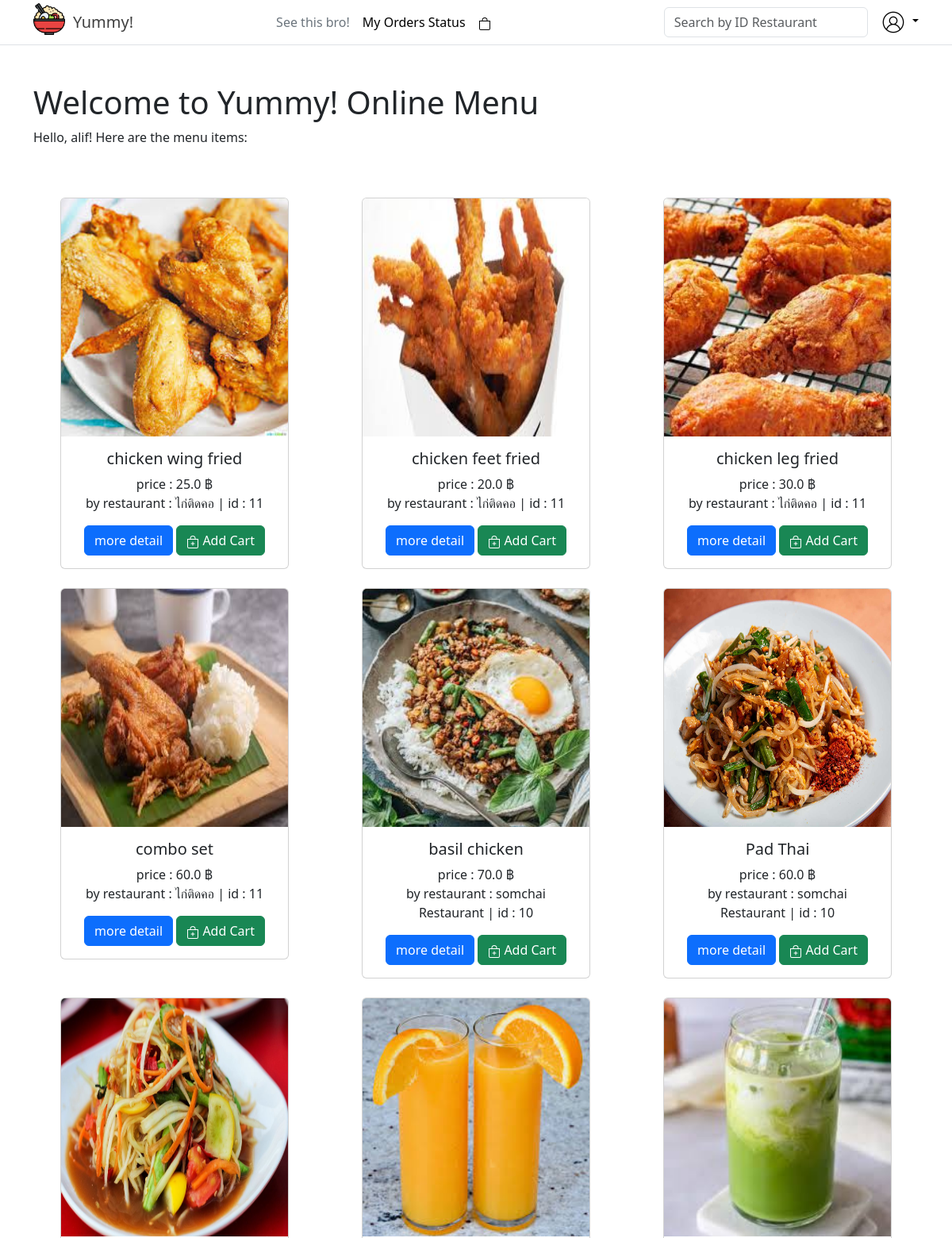
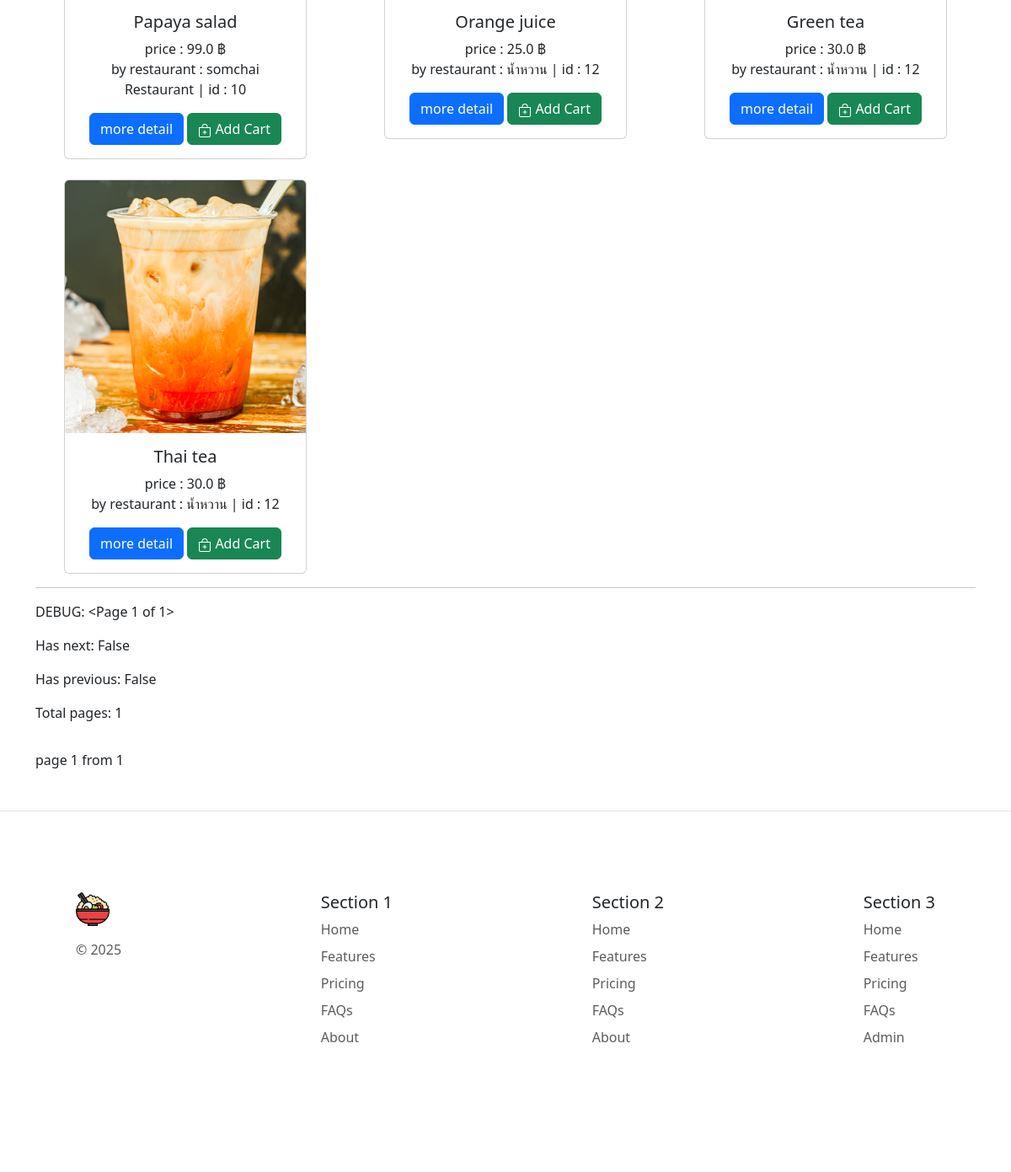
The app's page / (signed in) with its own data (2 pictures, top to bottom).
### yummy_yummy/models.py (models this page shows, shortened)
class Product(models.Model):
  Product_ID = models.AutoField(primary_key=True)
  Restaurant = models.ForeignKey(Restaurant, on_delete=models.CASCADE, null=False)
  title = models.CharField(max_length=100)
  picture = models.ImageField(upload_to='product')
  description = models.CharField(max_length=255)
  price = models.FloatField()
  available = models.BooleanField(default=True)

class Restaurant(models.Model):
  Restaurant_ID = models.AutoField(primary_key=True)
  User = models.ForeignKey(User, on_delete=models.CASCADE)
  restaurant_name = models.CharField(max_length=255)

### yummy_yummy/views.py (the view)
# urls.py: 2. Add a URL to urlpatterns:  path('', views.home, name='home')
def home(request):
    query = request.GET.get('q', '')
    if query:
        allproduct = Product.objects.select_related('Restaurant').filter(
            Restaurant=query
        )
    else:
        allproduct = Product.objects.select_related('Restaurant').all()
    product_per_page = 100
    paginator = Paginator(allproduct, product_per_page)
    page = request.GET.get('page')
    allproduct = paginator.get_page(page)
    print("herererr: ",allproduct)
    context = {'allproduct': allproduct}
    allrow = []
    row = []
    for i,p in enumerate(allproduct):
        if i % 3 ==0:
            if i != 0:
                allrow.append(row)
            row = []
            row.append(p)
        else:
            row.append(p)
    allrow.append(row)
    context['allrow'] = allrow
    context = {
        'allrow': allrow,
        'allproduct': allproduct,
        'title': 'Food Shop Home',
        'shop_name': 'Yummy! Online Menu'
    }
    return render(request, 'yummy_yummy/home.html', context)

### yummy_yummy/context_processors.py (called while the page is built)
def restaurant_info(request):
    if request.user.is_authenticated:
        restaurant = Restaurant.objects.filter(User=request.user).first()
        return {
            'my_restaurant': restaurant
        }
    return {'my_restaurant': None}

### yummy_yummy/templates/yummy_yummy/home.html (shortened to what this page needs)
{% extends "yummy_yummy/base.html" %}
{% load static %}
{% block content %}
<body>
    <h1>Welcome to {{ shop_name }}</h1>
    {% if user.is_authenticated %}
        <p>Hello, {{ user.username }}! Here are the menu items:</p>
        {% if user.profile.usertype == 'user' or user.profile.usertype == 'admin' %}
            <br>
            <center>
                {% for row in allrow %}
                <br>
                <div class="row row-cols-1 row-cols-md-3 md-3 test-center">
                    {% for c in row %}
                    <div class="col">
                        <div class="card" style="width: 18rem;">
                        {% if c.picture %}
                        <img src="{{ c.picture.url }}" height="300" alt="picture" class="card-img-top">
                        {% endif %}
                        <div class="card-body">
                            <h5 class="card-title">{{ c.title }}</h5>
                            <p class="card-text">
                            price : {{ c.price }} ฿ <br>
                            by restaurant : {{ c.Restaurant.restaurant_name }} | id : {{ c.Restaurant_id }}
                            </p>
                            <a href="#" class="btn btn-primary">more detail</a>
                            <a href="{% url 'add_to_cart' c.Product_ID %}" class="btn btn-success">
                                Add Cart
                            </a>
                        </div>
                        </div>
                    </div>
                    {% endfor %}
                </div>
                {% endfor %}
            </center>
            <hr>
            <p>DEBUG: {{ allproduct }}</p>
            <p>Has next: {{ allproduct.has_next }}</p>
            <p>Has previous: {{ allproduct.has_previous }}</p>
            <p>Total pages: {{ allproduct.paginator.num_pages }}</p>
            <nav aria-label="...">
                <p> page {{allproduct.number}} from {{allproduct.paginator.num_pages}} </p>
            </nav>
        {% endif %}
    {% else %}
        <p>Please <a href="{% url 'login' %}">log in</a> to view the menu.</p>
    {% endif %}
</body>
{% endblock content %}

### yummy_yummy/templates/yummy_yummy/base.html (shortened to what this page needs)
{% load static %}
<!doctype html>
<html lang="en">
<head>
    <link href="https://cdn.jsdelivr.net/npm/bootstrap@5.3.3/dist/css/bootstrap.min.css"
          rel="stylesheet"
>
</head>
<body>
    {% include "yummy_yummy/header.html" %}
    <main class="container mt-5">
        {% block content %}
        {% endblock %}
    </main>
    {% include 'yummy_yummy/footers.html' %}
</body>
</html>

### yummy_yummy/templates/yummy_yummy/header.html (shortened to what this page needs)
{% load static %}
<header class="p-1 mb-0 border-bottom">
    <div class="container">
        <div class="position-relative d-flex align-items-center justify-content-between">
            <a href="/" style="grid-template-columns: 1fr 1fr;" class="d-grid gap-0 column-gap-3 link-body-emphasis text-decoration-none" aria-label="Bootstrap">
                    <img class="" src="{% static 'image/logo.png' %}" alt="A descriptive name for the image" width="40" height="40">
                    <div class="position-relative p-4">
                        <p class="fs-5 opacity-75 position-absolute top-50 start-50 translate-middle">Yummy!</p>
                    </div>
            </a>
            <ul class="nav col-lg-auto me-lg-4 justify-content-center">
                <li><a href="{% url 'overview' %}" class="nav-link px-2 link-secondary">See this bro!</a></li>
                {% if user.profile.usertype == "user" or user.profile.usertype == "admin" %}
                <li><a href="{% url 'my_order' %}" class="nav-link px-2 link-body-emphasis">My Orders Status</a></li>
                {% endif %}
                {% if user.profile.usertype == 'user' or user.profile.usertype == 'admin' %}
                <li>
                    <a href="{% url 'cart_page' %}" class="nav-link px-2 link-body-emphasis">
                        <svg xmlns="http://www.w3.org/2000/svg" width="16" height="16" fill="currentColor" class="bi bi-bag" viewBox="0 0 16 16">
                            <path d="M8 1a2.5 2.5 0 0 1 2.5 2.5V4h-5v-.5A2.5 2.5 0 0 1 8 1m3.5 3v-.5a3.5 3.5 0 1 0-7 0V4H1v10a2 2 0 0 0 2 2h10a2 2 0 0 0 2-2V4zM2 5h12v9a1 1 0 0 1-1 1H3a1 1 0 0 1-1-1z"/>
                        </svg>
                    </a>
                </li>
                {% endif %}
            </ul>
            <div class="d-flex align-items-center">
                <form class="me-3" role="search" method="GET" action="{% url 'home' %}">
                    <input type="search" class="form-control"
                    name="q"
                    placeholder="Search by ID Restaurant"
                    aria-label="Search"
                    value="{{ request.GET.q }}">
                </form>
                <div class="dropdown text-end">
                    <a href="#" class="d-block link-body-emphasis text-decoration-none dropdown-toggle" data-bs-toggle="dropdown" aria-expanded="false">
                        <img src="{% static 'image/profile_logo.png' %}" alt="mdo" width="32" height="32" class="rounded-circle">
                    </a>
                </div>
            </div>
        </div>
    </div>
</header>

### yummy_yummy/templates/yummy_yummy/footers.html
{% load static %}
<footer class="py-5 my-5 border-top position-relative  bottom-0 start-50 translate-middle-x ">
    <div class="position-relative">
        <div class="container d-flex justify-content-between gap-5 d-grid gap-3">
            <div class="d-flex flex-column mb-3 p-5" style="min-width: 150px;">
                <a href="/" class="d-flex align-items-center mb-3 link-body-emphasis text-decoration-none" aria-label="Bootstrap">
                    <img src="{% static 'image/logo.png' %}" alt="A descriptive name for the image" width="40" height="40">
                </a>
                <p class="text-body-secondary">© 2025</p>
            </div>
            <div class="mb-3 p-5">
                <h5 class="">Section 1</h5>
                <ul class="nav flex-column">
                    <li class="nav-item mb-2"><a href="#" class="nav-link p-0 text-body-secondary">Home</a></li>
                    <li class="nav-item mb-2"><a href="#" class="nav-link p-0 text-body-secondary">Features</a></li>
                    <li class="nav-item mb-2"><a href="#" class="nav-link p-0 text-body-secondary">Pricing</a></li>
                    <li class="nav-item mb-2"><a href="#" class="nav-link p-0 text-body-secondary">FAQs</a></li>
                    <li class="nav-item mb-2"><a href="#" class="nav-link p-0 text-body-secondary">About</a></li>
                </ul>
            </div>
            <div class="mb-3 p-5">
                <h5>Section 2</h5>
                <ul class="nav flex-column">
                    <li class="nav-item mb-2"><a href="#" class="nav-link p-0 text-body-secondary">Home</a></li>
                    <li class="nav-item mb-2"><a href="#" class="nav-link p-0 text-body-secondary">Features</a></li>
                    <li class="nav-item mb-2"><a href="#" class="nav-link p-0 text-body-secondary">Pricing</a></li>
                    <li class="nav-item mb-2"><a href="#" class="nav-link p-0 text-body-secondary">FAQs</a></li>
                    <li class="nav-item mb-2"><a href="#" class="nav-link p-0 text-body-secondary">About</a></li>
                </ul>
            </div>
            <div class="mb-3 p-5">
                <h5>Section 3</h5>
                <ul class="nav flex-column">
                    <li class="nav-item mb-2"><a href="#" class="nav-link p-0 text-body-secondary">Home</a></li>
                    <li class="nav-item mb-2"><a href="#" class="nav-link p-0 text-body-secondary">Features</a></li>
                    <li class="nav-item mb-2"><a href="#" class="nav-link p-0 text-body-secondary">Pricing</a></li>
                    <li class="nav-item mb-2"><a href="#" class="nav-link p-0 text-body-secondary">FAQs</a></li>
                    <li class="nav-item mb-2"><a href="/admin" class="nav-link p-0 text-body-secondary">Admin</a></li>
                </ul>
            </div>
        </div>
    </div>
</footer>

### records on screen
Product: picture (picture), title "chicken wing fried", price "25.0", Restaurant.restaurant_name "ไก่ติดคอ", Restaurant_id "11"
Product: picture (picture), title "chicken feet fried", price "20.0", Restaurant.restaurant_name "ไก่ติดคอ", Restaurant_id "11"
Product: picture (picture), title "chicken leg fried", price "30.0", Restaurant.restaurant_name "ไก่ติดคอ", Restaurant_id "11"
Product: picture (picture), title "combo set", price "60.0", Restaurant.restaurant_name "ไก่ติดคอ", Restaurant_id "11"
Product: picture (picture), title "basil chicken", price "70.0", Restaurant.restaurant_name "somchai Restaurant", Restaurant_id "10"
Product: picture (picture), title "Pad Thai", price "60.0", Restaurant.restaurant_name "somchai Restaurant", Restaurant_id "10"
Product: picture (picture), title "Papaya salad", price "99.0", Restaurant.restaurant_name "somchai Restaurant", Restaurant_id "10"
Product: picture (picture), title "Orange juice", price "25.0", Restaurant.restaurant_name "น้ำหวาน", Restaurant_id "12"
Product: picture (picture), title "Green tea", price "30.0", Restaurant.restaurant_name "น้ำหวาน", Restaurant_id "12"
Product: picture (picture), title "Thai tea", price "30.0", Restaurant.restaurant_name "น้ำหวาน", Restaurant_id "12"

### other values on screen
{{ shop_name }} "Yummy! Online Menu"
{{ user.username }} "alif"
{{ allproduct }} "<Page 1 of 1>"
{{ allproduct.has_next }} "False"
{{ allproduct.has_previous }} "False"
{{ allproduct.paginator.num_pages }} "1"
{{ allproduct.number }} "1"
